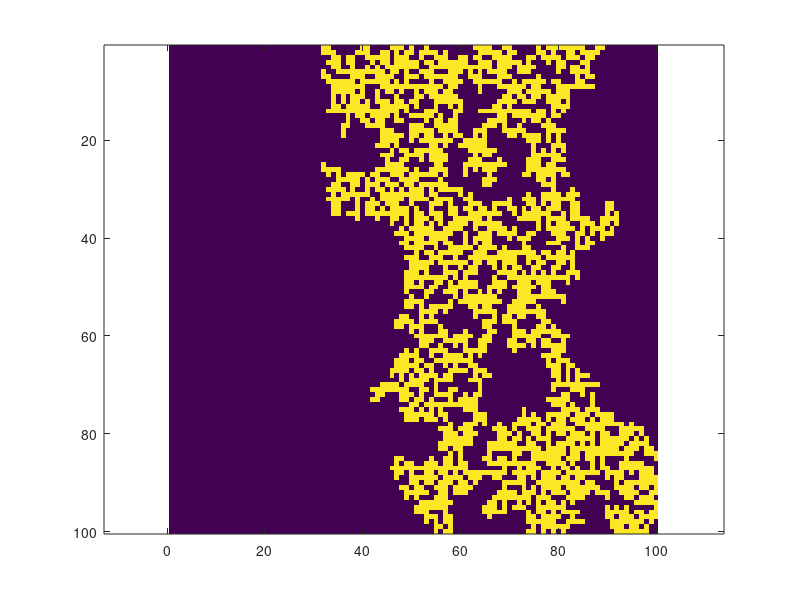

Recreate this plot in MATLAB. (Note: this script raises an error after producing the figure.)
%
% testpercwalk.m
%
% Generate spanning cluster (l-r spanning)

lx = 100;
ly = 100;
p = 0.59274;
nstep = 1e5;
nnstep = nstep + 1;
ncount = 0;
perc = [];
while (size(perc ,1)==0)
    ncount = ncount + 1;
    if (ncount >1000)
        return
    end
    z=rand(lx,ly)<p;
    [lw,num]=bwlabel(z,4);
    perc_x = intersect(lw(1,:),lw(lx ,:));
    perc = find(perc_x >0)
end
s = regionprops(lw,'Area');
clusterareas = cat(1,s.Area);
maxarea = max(clusterareas);
i = find(clusterareas==maxarea);
zz = lw == i;
% zz now contains the spanning cluster

imagesc(zz),axis equal ,axis tight

rz = 1.0*zz;
n = 1;
while (n<=1)
    r = rand(nnstep ,1);
    [w,n] = percwalk(rz,r,0);
end
x = w(1,:);
y = w(2,:);
hold on,plot(y,x);
hold off